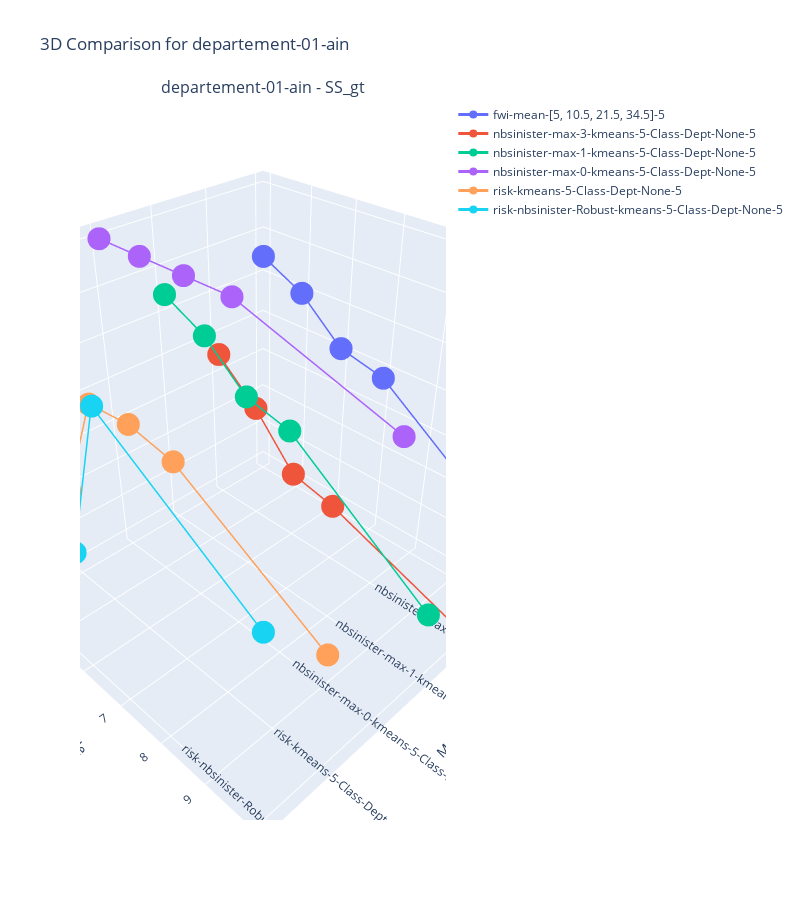
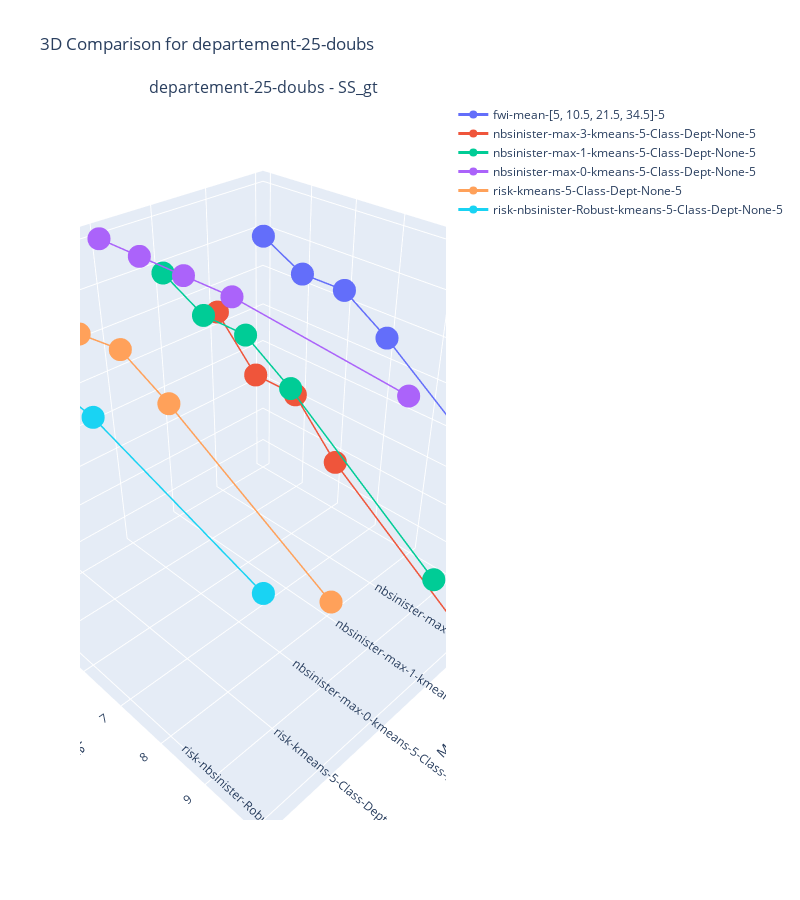
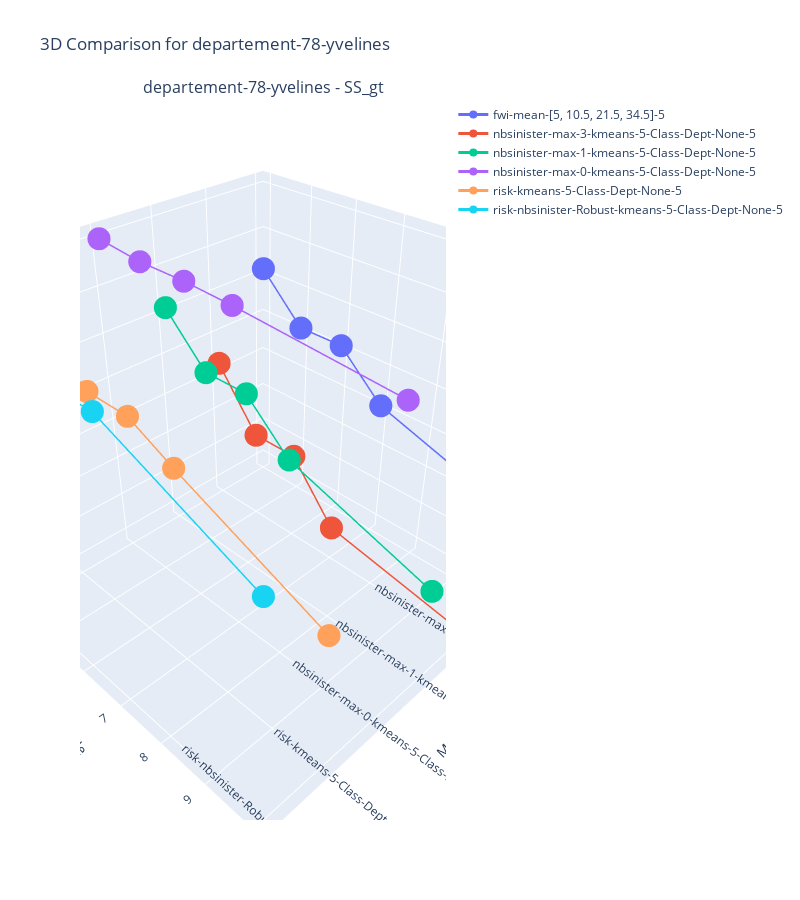

Notebook source saved alongside these figures, in order:
### Code cell
compare_models_2d(df, df.Department.unique(), dept_markers, ['SS_gt'],  'Model', 'Scale', 'Model')

### Figure 1 — Plotly figure (JSON) as saved in the notebook; plotly's stock layout.template omitted (floating-point values rounded to 4 significant figures)
{"data": [{"line": {"color": "#636EFA", "width": 3}, "marker": {"color": "#636EFA", "size": 8}, "mode": "lines+markers", "name": "fwi-mean-[5, 10.5, 21.5, 34.5]-5", "scene": "scene", "type": "scatter3d", "x": [0, 0, 0, 0, 0], "y": [4, 5, 6, 7, 10], "z": [0.69, 0.59, 0.41, 0.36, -0.11]}, {"line": {"color": "#EF553B", "width": 3}, "marker": {"color": "#EF553B", "size": 8}, "mode": "lines+markers", "name": "nbsinister-max-3-kmeans-5-Class-Dept-None-5", "scene": "scene", "type": "scatter3d", "x": [1, 1, 1, 1, 1], "y": [4, 5, 6, 7, 10], "z": [0.31, 0.13, -0.11, -0.16, -0.41]}, {"line": {"color": "#00CC96", "width": 3}, "marker": {"color": "#00CC96", "size": 8}, "mode": "lines+markers", "name": "nbsinister-max-1-kmeans-5-Class-Dept-None-5", "scene": "scene", "type": "scatter3d", "x": [2, 2, 2, 2, 2], "y": [4, 5, 6, 7, 10], "z": [0.69, 0.59, 0.41, 0.36, -0.11]}, {"line": {"color": "#AB63FA", "width": 3}, "marker": {"color": "#AB63FA", "size": 8}, "mode": "lines+markers", "name": "nbsinister-max-0-kmeans-5-Class-Dept-None-5", "scene": "scene", "type": "scatter3d", "x": [3, 3, 3, 3, 3], "y": [4, 5, 6, 7, 10], "z": [1, 1, 1, 1, 0.8]}, {"line": {"color": "#FFA15A", "width": 3}, "marker": {"color": "#FFA15A", "size": 8}, "mode": "lines+markers", "name": "risk-kmeans-5-Class-Dept-None-5", "scene": "scene", "type": "scatter3d", "x": [4, 4, 4, 4, 4], "y": [4, 5, 6, 7, 10], "z": [0, 0.52, 0.54, 0.5, 0.12]}, {"line": {"color": "#19D3F3", "width": 3}, "marker": {"color": "#19D3F3", "size": 8}, "mode": "lines+markers", "name": "risk-nbsinister-Robust-kmeans-5-Class-Dept-None-5", "scene": "scene", "type": "scatter3d", "x": [5, 5, 5, 5, 5], "y": [4, 5, 6, 7, 10], "z": [0.02, 0.06, 0.13, 0.84, 0.43]}], "layout": {"annotations": [{"font": {"size": 16}, "showarrow": false, "text": "departement-01-ain - SS_gt", "x": 0.5, "xanchor": "center", "xref": "paper", "y": 1, "yanchor": "bottom", "yref": "paper"}], "height": 900, "scene": {"domain": {"x": [0, 1], "y": [0, 1]}, "xaxis": {"ticktext": ["fwi-mean-[5, 10.5, 21.5, 34.5]-5", "nbsinister-max-3-kmeans-5-Class-Dept-None-5", "nbsinister-max-1-kmeans-5-Class-Dept-None-5", "nbsinister-max-0-kmeans-5-Class-Dept-None-5", "risk-kmeans-5-Class-Dept-None-5", "risk-nbsinister-Robust-kmeans-5-Class-Dept-None-5"], "tickvals": [0, 1, 2, 3, 4, 5], "title": {"text": "Model"}}, "yaxis": {"title": {"text": "Scale"}}, "zaxis": {"title": {"text": "SS_gt"}}}, "showlegend": true, "title": {"text": "3D Comparison for departement-01-ain"}, "width": 800}}

### Figure 2 — Plotly figure (JSON) as saved in the notebook; plotly's stock layout.template omitted (floating-point values rounded to 4 significant figures)
{"data": [{"line": {"color": "#636EFA", "width": 3}, "marker": {"color": "#636EFA", "size": 8}, "mode": "lines+markers", "name": "fwi-mean-[5, 10.5, 21.5, 34.5]-5", "scene": "scene", "type": "scatter3d", "x": [0, 0, 0, 0, 0], "y": [4, 5, 6, 7, 10], "z": [0.77, 0.66, 0.66, 0.52, 0.01]}, {"line": {"color": "#EF553B", "width": 3}, "marker": {"color": "#EF553B", "size": 8}, "mode": "lines+markers", "name": "nbsinister-max-3-kmeans-5-Class-Dept-None-5", "scene": "scene", "type": "scatter3d", "x": [1, 1, 1, 1, 1], "y": [4, 5, 6, 7, 10], "z": [0.49, 0.26, 0.26, 0.02, -0.49]}, {"line": {"color": "#00CC96", "width": 3}, "marker": {"color": "#00CC96", "size": 8}, "mode": "lines+markers", "name": "nbsinister-max-1-kmeans-5-Class-Dept-None-5", "scene": "scene", "type": "scatter3d", "x": [2, 2, 2, 2, 2], "y": [4, 5, 6, 7, 10], "z": [0.77, 0.66, 0.66, 0.52, 0.01]}, {"line": {"color": "#AB63FA", "width": 3}, "marker": {"color": "#AB63FA", "size": 8}, "mode": "lines+markers", "name": "nbsinister-max-0-kmeans-5-Class-Dept-None-5", "scene": "scene", "type": "scatter3d", "x": [3, 3, 3, 3, 3], "y": [4, 5, 6, 7, 10], "z": [1, 1, 1, 1, 0.93]}, {"line": {"color": "#FFA15A", "width": 3}, "marker": {"color": "#FFA15A", "size": 8}, "mode": "lines+markers", "name": "risk-kmeans-5-Class-Dept-None-5", "scene": "scene", "type": "scatter3d", "x": [4, 4, 4, 4, 4], "y": [4, 5, 6, 7, 10], "z": [0.9, 0.79, 0.82, 0.71, 0.31]}, {"line": {"color": "#19D3F3", "width": 3}, "marker": {"color": "#19D3F3", "size": 8}, "mode": "lines+markers", "name": "risk-nbsinister-Robust-kmeans-5-Class-Dept-None-5", "scene": "scene", "type": "scatter3d", "x": [5, 5, 5, 5, 5], "y": [4, 5, 6, 7, 10], "z": [0.9, 0.8, 0.82, 0.79, 0.55]}], "layout": {"annotations": [{"font": {"size": 16}, "showarrow": false, "text": "departement-25-doubs - SS_gt", "x": 0.5, "xanchor": "center", "xref": "paper", "y": 1, "yanchor": "bottom", "yref": "paper"}], "height": 900, "scene": {"domain": {"x": [0, 1], "y": [0, 1]}, "xaxis": {"ticktext": ["fwi-mean-[5, 10.5, 21.5, 34.5]-5", "nbsinister-max-3-kmeans-5-Class-Dept-None-5", "nbsinister-max-1-kmeans-5-Class-Dept-None-5", "nbsinister-max-0-kmeans-5-Class-Dept-None-5", "risk-kmeans-5-Class-Dept-None-5", "risk-nbsinister-Robust-kmeans-5-Class-Dept-None-5"], "tickvals": [0, 1, 2, 3, 4, 5], "title": {"text": "Model"}}, "yaxis": {"title": {"text": "Scale"}}, "zaxis": {"title": {"text": "SS_gt"}}}, "showlegend": true, "title": {"text": "3D Comparison for departement-25-doubs"}, "width": 800}}

### Figure 3 — Plotly figure (JSON) as saved in the notebook; plotly's stock layout.template omitted (floating-point values rounded to 4 significant figures)
{"data": [{"line": {"color": "#636EFA", "width": 3}, "marker": {"color": "#636EFA", "size": 8}, "mode": "lines+markers", "name": "fwi-mean-[5, 10.5, 21.5, 34.5]-5", "scene": "scene", "type": "scatter3d", "x": [0, 0, 0, 0, 0], "y": [4, 5, 6, 7, 10], "z": [0.63, 0.42, 0.42, 0.22, 0]}, {"line": {"color": "#EF553B", "width": 3}, "marker": {"color": "#EF553B", "size": 8}, "mode": "lines+markers", "name": "nbsinister-max-3-kmeans-5-Class-Dept-None-5", "scene": "scene", "type": "scatter3d", "x": [1, 1, 1, 1, 1], "y": [4, 5, 6, 7, 10], "z": [0.26, -0.02, -0.02, -0.29, -0.42]}, {"line": {"color": "#00CC96", "width": 3}, "marker": {"color": "#00CC96", "size": 8}, "mode": "lines+markers", "name": "nbsinister-max-1-kmeans-5-Class-Dept-None-5", "scene": "scene", "type": "scatter3d", "x": [2, 2, 2, 2, 2], "y": [4, 5, 6, 7, 10], "z": [0.63, 0.42, 0.42, 0.22, 0]}, {"line": {"color": "#AB63FA", "width": 3}, "marker": {"color": "#AB63FA", "size": 8}, "mode": "lines+markers", "name": "nbsinister-max-0-kmeans-5-Class-Dept-None-5", "scene": "scene", "type": "scatter3d", "x": [3, 3, 3, 3, 3], "y": [4, 5, 6, 7, 10], "z": [1, 0.98, 0.98, 0.97, 0.92]}, {"line": {"color": "#FFA15A", "width": 3}, "marker": {"color": "#FFA15A", "size": 8}, "mode": "lines+markers", "name": "risk-kmeans-5-Class-Dept-None-5", "scene": "scene", "type": "scatter3d", "x": [4, 4, 4, 4, 4], "y": [4, 5, 6, 7, 10], "z": [0.73, 0.57, 0.57, 0.47, 0.2]}, {"line": {"color": "#19D3F3", "width": 3}, "marker": {"color": "#19D3F3", "size": 8}, "mode": "lines+markers", "name": "risk-nbsinister-Robust-kmeans-5-Class-Dept-None-5", "scene": "scene", "type": "scatter3d", "x": [5, 5, 5, 5, 5], "y": [4, 5, 6, 7, 10], "z": [0.76, 0.81, 0.81, 0.82, 0.56]}], "layout": {"annotations": [{"font": {"size": 16}, "showarrow": false, "text": "departement-78-yvelines - SS_gt", "x": 0.5, "xanchor": "center", "xref": "paper", "y": 1, "yanchor": "bottom", "yref": "paper"}], "height": 900, "scene": {"domain": {"x": [0, 1], "y": [0, 1]}, "xaxis": {"ticktext": ["fwi-mean-[5, 10.5, 21.5, 34.5]-5", "nbsinister-max-3-kmeans-5-Class-Dept-None-5", "nbsinister-max-1-kmeans-5-Class-Dept-None-5", "nbsinister-max-0-kmeans-5-Class-Dept-None-5", "risk-kmeans-5-Class-Dept-None-5", "risk-nbsinister-Robust-kmeans-5-Class-Dept-None-5"], "tickvals": [0, 1, 2, 3, 4, 5], "title": {"text": "Model"}}, "yaxis": {"title": {"text": "Scale"}}, "zaxis": {"title": {"text": "SS_gt"}}}, "showlegend": true, "title": {"text": "3D Comparison for departement-78-yvelines"}, "width": 800}}
